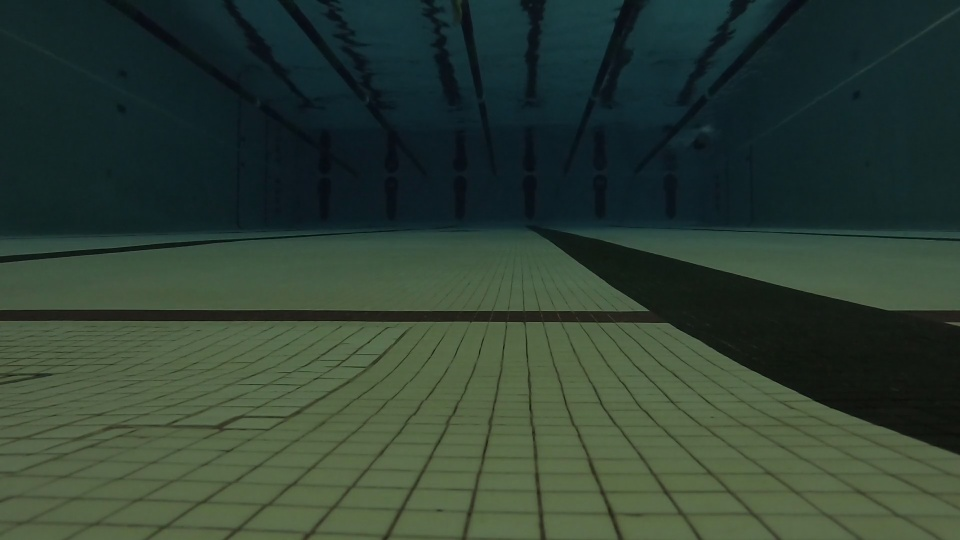
#> input picture accuracy/swim4.3-5-of-9_Test/1.jpg, 960 x 540 px, given in place of the camera
$ python g_rp1_uw_swimmer_detection.py
#> lines starting #> are read from the running program, lines starting #| are printed output that depends on the picture; after the words box and inside, x2 and y2 are one past the last pixel; in counts of white or black regions, pixels touching at a corner belong together
# Underwater Swimmer Detection, Term Project
# Computer Vision Course (CSE 40535/60535)
# University of Notre Dame, Fall 2019
# Combination of detect_UW.py (Color Based Detection) and motionDetect_UW.py (Motion Based Swimmer Detection)
# Improvements made for OptoSwim
#   Author: Alden Kane

import cv2
import numpy as np
import math
import time
#from random import random
import datetime
from decimal import *

# Write to Log
print('When we fall asleep, where do we go')
# Allow for System Startup, Camera Warmup
time.sleep(25)

#######################################################
# Section 0: References
#######################################################
# Color-based detection code adapted from "colorTracking.py" script by Dr. Adam Czajka, Andrey Kuelkahmp for University of Notre Dame's Fall 2019 CSE 40535/60535 course
# Motion-based detection code referenced Adrian Rosebrock's "Basic motion detect and tracking with Python and OpenCV" tutorial at https://www.pyimagesearch.com/2015/05/25/basic-motion-detection-and-tracking-with-python-and-opencv/

#######################################################
# Pre-Processing: Declare Many Video Captures (Uncomment Video to See), Global Variables
#######################################################
# Declare some underwater video captures for analysis

# Solo Swimmer, Good Response
# cam = cv2.VideoCapture('../dataSet/swim2/swim2.1-3-of-5.mp4')

# Two Swimmers, Begin Apart, Come Together at End, Fairly Good Response, Get Some Oscillation in Boxing
# cam = cv2.VideoCapture('../dataSet/swim3/swim3.1-7-of-14.mp4')

# Two Swimmers, Begin Apart, Come Together, Then Separate, Very Good Response
# cam = cv2.VideoCapture('../dataSet/swim3/swim3.1-12-of-14.mp4')

# Two Swimmers, Begin Apart, Come Together, Then Separate, Poor Response for Multiple Swimmers, Good Response for Solo
# cam = cv2.VideoCapture('../dataSet/swim3/swim3.2-5-of-29.mp4')

# Solo Swimmer, Poor Response from Motion Detection in Middle
# cam = cv2.VideoCapture('../dataSet/swim3/swim3.2-12-of-29.mp4')

# Solo Swimmer, Poor Response from Motion Detection in Middle
# cam = cv2.VideoCapture('../dataSet/swim3/swim3.2-13-of-29.mp4')

# Two Solo Swimmers at Separate Times, Poor Response from 1st Swimmer, Good Response from Second Swimmer
# cam = cv2.VideoCapture('../dataSet/swim3/swim3.3-2-of-3.mp4')

# Two Swimmers, Alright Response, As Male swimmer moves out of foreground, detection is lost
# cam = cv2.VideoCapture('../dataSet/swim3/swim3.4-3-of-14.mp4')

########################################
# Accuracy Videos at Rock
########################################
# cam = cv2.VideoCapture('../dataSet/swim4/swim4.3-5-of-9-30fps.mp4')
# cam = cv2.VideoCapture('../dataSet/swim4/swim4.4-2-of-4-30fps.mp4')
# cam = cv2.VideoCapture('../dataSet/swim4/swim4.5-7-of-10-30fps.mp4')
# cam = cv2.VideoCapture('../dataSet/swim4/swim4.5-4-of-10-30fps.mp4')

########################################
# Webcam Capture
########################################
cam = cv2.VideoCapture(0)
print('Accessed Camera')

# Motion Detection: Initialize first frame - this is the basis of the still camera assumption for motion detection
firstFrame = None

# Initialize Windows
cv2.namedWindow("Color Detection: Binary image", cv2.WINDOW_NORMAL)
cv2.resizeWindow("Color Detection: Binary image", 400, 225)

cv2.namedWindow("Color Detection: Image after Morphological Operations", cv2.WINDOW_NORMAL)
cv2.resizeWindow("Color Detection: Image after Morphological Operations", 400, 225)

cv2.namedWindow("Motion Detection: Binary Image after Morphological Operations", cv2.WINDOW_NORMAL)
cv2.resizeWindow("Motion Detection: Binary Image after Morphological Operations", 400, 225)

cv2.namedWindow("Motion Detection: Absolute Difference", cv2.WINDOW_NORMAL)
cv2.resizeWindow("Motion Detection: Absolute Difference", 400, 225)

cv2.namedWindow("Motion Detection: First Frame", cv2.WINDOW_NORMAL)
cv2.resizeWindow("Motion Detection: First Frame", 400, 225)

cv2.namedWindow("Logical AND'ing of Motion and Color Contours", cv2.WINDOW_NORMAL)
cv2.resizeWindow("Logical AND'ing of Motion and Color Contours", 400, 225)

cv2.namedWindow("DDS: Underwater Video Feed", cv2.WINDOW_NORMAL)
cv2.resizeWindow("DDS: Underwater Video Feed", 400, 225)
cv2.moveWindow("DDS: Underwater Video Feed", 0, 0)


#######################################################
# Global Variables for Accuracy, Underwater Timing Features
#######################################################
# Counter for number of desired samples -- Global Used for accuracy calc.
N = 0

# Global Variables for Timing Feature, Number of Swimmers in Pool
T = 0.00
drowningRisk = 0
FPS = 30
numSwimmers = 0
debounceTimer = 0

#######################################################
# While Loop for Continuous Processing of Video Stream
#######################################################
while (True):
    #######################################################
    # Pre-Processing - Initialize Window Position & Set Timers
    #######################################################
    starting_Time = time.time()

    cv2.moveWindow("Color Detection: Binary image", 840, 0)
    cv2.moveWindow("Color Detection: Image after Morphological Operations", 0, 300)
    cv2.moveWindow("Motion Detection: Binary Image after Morphological Operations", 420, 600)
    cv2.moveWindow("Motion Detection: Absolute Difference", 840, 300)
    cv2.moveWindow("Motion Detection: First Frame", 420, 300)
    cv2.moveWindow("Logical AND'ing of Motion and Color Contours", 420, 0)

    #######################################################
    # Section 1: Color + Motion Detection - Read Image
    #######################################################
    # Read image
    retval, img = cam.read()
#> img is the input picture: shape (540, 960, 3); mean B, G, R 51.6, 63.7, 47.1

    # Rescale Input Image
    res_scale = 0.5
    img = cv2.resize(img, (0,0), fx = res_scale, fy = res_scale)
#> img: shape (270, 480, 3)

    #######################################################
    # Section 2: Color Detection - Set up HSV Color Detection Bounds
    #######################################################
    # Declare hsv upper and lower bounds for color image detection
    hsv = cv2.cvtColor(img, cv2.COLOR_BGR2HSV)
#> hsv: shape (270, 480, 3); mean H, S, V 69.4, 106.4, 65.5
    lower = np.array([84, 0, 0])
    upper = np.array([111, 190, 150])
    binary_image = cv2.inRange(hsv, lower, upper)
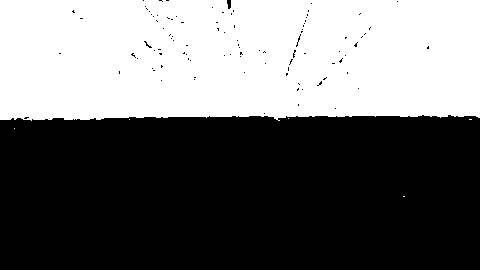
#> binary_image: shape (270, 480); 43.2% white; 6 white regions (5 under 20 px), largest, box (x1, y1, x2, y2) and area: (0, 0, 480, 121) 56040

    #######################################################
    # Section 3: Motion Detection - Grayscale Image Processing, Absolute Differencing for Motion Detection, Thresholding
    #######################################################
    # Convert to grayscale, apply Gaussian Blur for processing. Saves computing power because motion is independent of color
    # Gaussian smoothing will assist in filtering out high frequency noise from water moving, camera fluctuations, etc.
    # TUNING: Can alter gaussian blur region for better detection --> Initially 21x21
    gray_Img = cv2.cvtColor(img, cv2.COLOR_BGR2GRAY)
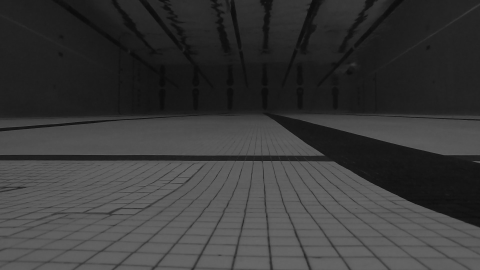
#> gray_Img: shape (270, 480); min 10, max 104, mean 57.5
    gray_Img = cv2.GaussianBlur(gray_Img, (15, 15), 0)

    # Initialize first frame. This will only set the first frame once. Now, can compute difference between current frame and this.
    if firstFrame is None:
        firstFrame = gray_Img
        continue

    # Now comes absolute difference detection. This is "motion detection"
    delta = cv2.absdiff(firstFrame, gray_Img)
    thresh = cv2.threshold(delta, 10, 255, cv2.THRESH_BINARY)[1]

    #######################################################
    # Section 4: Color Tracking - Show Binary Feed
    #######################################################
    # Debug: Show binary image video feed
    cv2.imshow("Color Detection: Binary image", binary_image)

    #######################################################
    # Section 5: Color Tracking - Clean Up image with morphological operations
    #######################################################
    # Declare kernels of various sizes for experimentation
    kernel_2 = np.ones((2, 2), np.uint8)
    kernel_3 = np.ones((3, 3), np.uint8)
    kernel_4 = np.ones((4, 4), np.uint8)
    kernel_5 = np.ones((5, 5), np.uint8)
    kernel_6 = np.ones((6, 6), np.uint8)
    kernel_7 = np.ones((7, 7), np.uint8)
    kernel_8 = np.ones((8, 8), np.uint8)
    kernel_9 = np.ones((9, 9), np.uint8)
    kernel_10 = np.ones((10, 10), np.uint8)
    kernel_11 = np.ones((11, 11), np.uint8)
    kernel_12 = np.ones((12, 12), np.uint8)
    kernel_13 = np.ones((13, 13), np.uint8)
    kernel_14 = np.ones((14, 14), np.uint8)
    kernel_15 = np.ones((15, 15), np.uint8)
    kernel_21 = np.ones((21, 21), np.uint8)
    kernel_40 = np.ones((40, 40), np.uint8)
    kernel_71 = np.ones((71, 71), np.uint8)

    # Morphological operations for cleaner image
    # Remove artifacts of smaller pool lines, movement of water with initial erosion
    binary_image = cv2.erode(binary_image, kernel_3)

    # Fill in binary image of swimmers with closing
    binary_image = cv2.morphologyEx(binary_image, cv2.MORPH_CLOSE, kernel=kernel_21)
    binary_image = cv2.morphologyEx(binary_image, cv2.MORPH_CLOSE, kernel=kernel_21)

    # Erosion to clear up final image
    binary_image = cv2.erode(binary_image, kernel_5)

    # Dilation to Connect Swim Suits - This adds noise to this binary image, but this is filtered out by logical AND later
    binary_image = cv2.dilate(binary_image, kernel_21, iterations=2)

    # Show binary image after morphological operations for debug
    cv2.imshow("Color Detection: Image after Morphological Operations", binary_image)

    #######################################################
    # Section 6: Motion Detection - Perform Morphological Operations, Find Contours, Draw Contours
    #######################################################
    # Perform some morphological operations
    # Remove noise from water
    thresh = cv2.erode(thresh, kernel_7, iterations=2)
    thresh = cv2.erode(thresh, kernel_11, iterations=1)

    # Close and dilate swimmer for better boxing
    thresh = cv2.morphologyEx(thresh, cv2.MORPH_CLOSE, kernel=kernel_21)
    thresh = cv2.dilate(thresh, kernel_21, iterations=5)
    thresh = cv2.dilate(thresh, kernel_40, iterations=4)

    #######################################################
    # Section 7: Perform Logical AND'ing of Binary Image, Implement Size Based Object Detection
    #######################################################
    # Perform bitwise AND of motion AND color contours
    binary_intersection = cv2.bitwise_and(thresh, binary_image)

    # Find contours
    contours, hierarchy = cv2.findContours(binary_intersection,
                                           cv2.RETR_TREE,
                                           cv2.CHAIN_APPROX_SIMPLE)

    # Imshow
    cv2.imshow("Logical AND'ing of Motion and Color Contours", binary_intersection)

    # Ignore bounding boxes smaller than "minObjectSize". Tuned for optimal swimmer detection
    minObjectSize = 80

    #######################################################
    # Section 8: Motion Detection - Show Relevant Images
    #######################################################
    cv2.imshow("Motion Detection: Binary Image after Morphological Operations", thresh)
    cv2.imshow("Motion Detection: Absolute Difference", delta)
    cv2.imshow("Motion Detection: First Frame", firstFrame)

    #######################################################
    # Section 9: Object Detection and Localization w/ Drowning Detection Feature Built In
    #######################################################
    # If statement to detect if contours are present
    if contours:
        # Detect all swimmers, i.e. all objects with contours
        for contours in contours:

            # use just the first contour to draw a rectangle
            x, y, w, h = cv2.boundingRect(contours)

            # If statement to filter out small objects
            if w > minObjectSize or h > minObjectSize:
                T = T + 1                                   # Iterate on My Time
                scaled_T = math.ceil(T/FPS)                 # Scaled Time that Accounts for FPS

                if scaled_T >= 10:
                    drowningRisk = 1
                    drowningBox = (0,0,255)

                # Put up boudning boxes w/ Text, If Statement for Timing
                if not drowningRisk:
                    debounceTimer = (debounceTimer + 1) / FPS
                    if debounceTimer < 0.1:
                        T = T + 1
                        scaled_T = math.ceil(T / FPS)
                    elif debounceTimer > 1:
                        T = 0
                        drowningRisk = 0
                    cv2.rectangle(img, (x, y), (x + w, y + h), (0, 255, 0), 3)
                    cv2.putText(img,  # image
                                "Swimmer(s)",  # text
                                (x, y - 10),  # start position
                                cv2.FONT_HERSHEY_SIMPLEX,  # font
                                0.7,  # size
                                (0, 255, 0),  # BGR color
                                1,  # thickness
                                cv2.LINE_AA)  # type of line
                    cv2.drawContours(img, contours, -1, (255, 0, 0), 3)
                elif drowningRisk:
                    cv2.rectangle(img, (x, y), (x + w, y + h), (0, 0, 255), 3)
                    cv2.putText(img,  # image
                                "Swimmer(s)",  # text
                                (x, y - 10),  # start position
                                cv2.FONT_HERSHEY_SIMPLEX,  # font
                                0.7,  # size
                                (0, 0, 255),  # BGR color
                                1,  # thickness
                                cv2.LINE_AA)  # type of line
                    cv2.drawContours(img, contours, -1, (255, 0, 0), 3)

                # Get number of swimmers in pool from length of contours
                # numSwimmers = len(contours)

                # Measure FPS that Script Runs At:
                measured_FPS = (1 / (time.time() - starting_Time))

                # Text on Screen for Primitive Lifeguard UI
                line1_Text = "Time Underwater: {} second(s)".format(scaled_T)  # Format Text for Screen Putting
                line2_Text = "Drowning Risk: ({})".format(drowningRisk)
                line3_Text = "FPS: ({})".format(measured_FPS)
                cv2.putText(img, line1_Text, (20, 20), cv2.FONT_HERSHEY_SIMPLEX, 0.5, (0, 0, 255), 2)
                cv2.putText(img, line2_Text, (20, 60), cv2.FONT_HERSHEY_SIMPLEX, 0.5, (0, 0, 255), 2)
                cv2.putText(img, line3_Text, (20, 100), cv2.FONT_HERSHEY_SIMPLEX, 0.5, (0, 0, 255), 2)

    #######################################################
    # Section 10: Show Final DDS Underwater Video Feed, Resize and Move Windows for Display
    #######################################################
    cv2.imshow("DDS: Underwater Video Feed", img)

    #######################################################
    # Section 11: Write 10th Frame to .jpg
    #######################################################
    if N%10 == 0:
        cv2.imwrite('/home/pi/dds/last_Image/last_Frame.jpg', img)
        print('Wrote the' + str(N) + 'th frame')

    action = cv2.waitKey(1)
    if action==27:
        break

    # #######################################################
    # # Section 11: Accuracy Metrics - Images are ClassifIed After, Logged in Excel
    # # UNCOMMENT TO RETURN 30 RANDOM FRAMES - ONLY NEEDED FOR ACCURACY CALCULATIONS
    # #######################################################
    #
    # # All videos are 30s long, w/ 30 FPS = 900 Frames/Video
    # # I want 30 frames per video to classify for Intersection over Union
    # # Below is code to give me 30 random frames
    #
    # # Generate random floating point number between 0 and 1
    # R = random()
    #
    # # Generate a threshold for the number of desired samples
    # nSamples = (FPS/900)
    #
    # # Declare a write location
    # write_location = "../accuracy/" + str(N) + ".jpg"
    #
    # # Only write 30 samples
    # if N <= 30:
    #     if R < nSamples:
    #         cv2.imwrite(str(write_location), img)

    # Global Counter of Frames Processed
    N = N + 1

cv2.destroyAllWindows()
